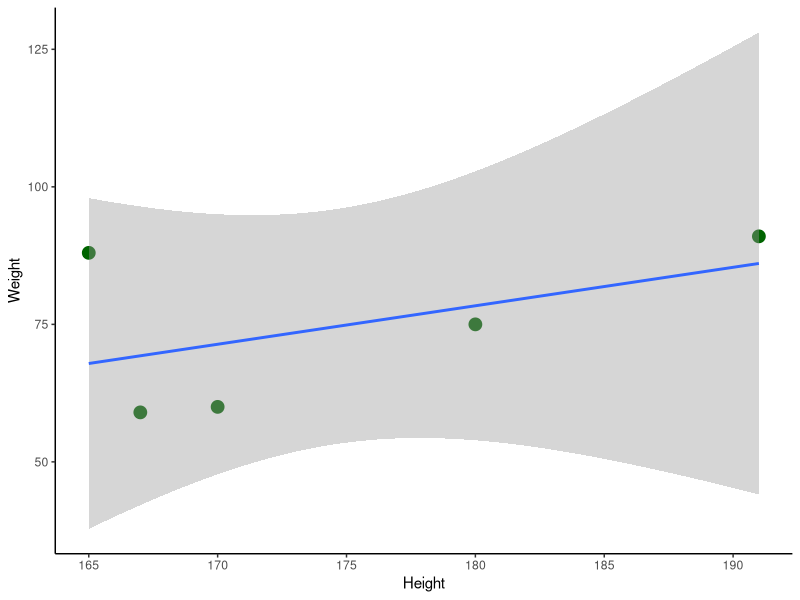
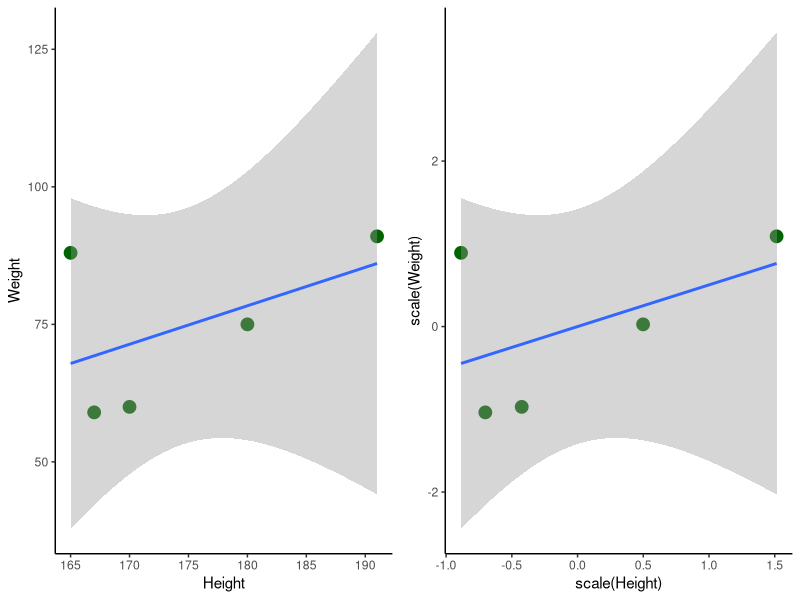

Reproduce these figures in R, in order.
## ---- chunk 1
dat <-  data.frame(
  "Height" = c(170, 180, 167, 165, 191),
  "Weight" = c(60, 75, 59, 88, 91))
dat
## ---- chunk 2
library(ggplot2)
library(gridExtra)

g_unstandardized <-  
  ggplot(data = dat, aes(x = Height, y = Weight))+
  geom_point(color = "darkgreen", size = 4)+
  geom_smooth(method = "lm")+
  theme_classic()

g_unstandardized
## ---- chunk 3
sum_lm <-  summary(lm(dat$Weight ~ dat$Height))
sum_lm
## ---- chunk 4
y_values <- dat$Weight 
y_values
## ---- chunk 5
mean_y <-  mean(dat$Weight)
mean_y
## ---- chunk 6
predicted_y <-  predict.lm(lm(dat$Weight ~ dat$Height))
predicted_y
## ---- chunk 7
qs_res <-  (predicted_y - mean_y)**2
qs_res <-  sum(qs_res)
qs_tot <- (y_values - mean_y)**2
qs_tot <-  sum(qs_tot)
r_squared <- qs_res / qs_tot

r_squared
## ---- chunk 8
g_standardized <-  
  ggplot(data = dat, aes(x = scale(Height), y = scale(Weight)))+
  geom_point(color = "darkgreen", size = 4)+
  geom_smooth(method = "lm")+
  theme_classic()


combined_plot <- grid.arrange(g_unstandardized, g_standardized, nrow = 1)
## ---- chunk 9
scale_mean_x <-  mean(scale(dat$Height))

scale_mean_x

## ---- chunk 10
scaled_mean_y <-  mean(scale(dat$Weight))

scaled_mean_y

## ---- chunk 11
cov <-  sum((scale.default(dat$Height) - scale_mean_x) * (scale(dat$Weight) - scaled_mean_y))
cov <-  cov/3

cov
## ---- chunk 12
var_x <-  sum((scale(dat$Height) - scale_mean_x)^2)

var_x <-  var_x/3

var_x
## ---- chunk 13
beta_z <-  cov/var_x
beta_z
## ---- chunk 14
summary(lm(scale(dat$Weight) ~ scale(dat$Height)))
